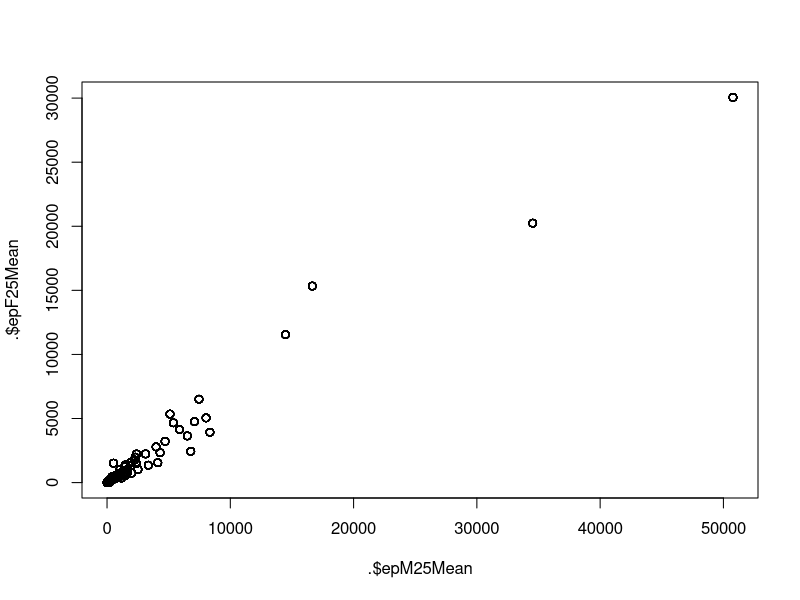

This figure's R source:
## ---- chunk 1
knitr::opts_chunk$set(echo = TRUE, warning = FALSE, message = FALSE)

library(dplyr); library(tidyr); library(data.table); library(magrittr)
library(stringr)

## ---- chunk 2
mtcars[which(mtcars$mpg >= mean(mtcars$mpg) & mtcars$cyl == 6), ]
## ---- chunk 3
mtcars[which(mtcars$mpg >= mean(mtcars$mpg) & mtcars$cyl == 6), ]
## ---- chunk 4
filter(mtcars, mpg >= mean(mpg) & cyl == 6)
## ---- chunk 5
df1 = data.frame(ticks = c("AAPL", "A", "BFG"), 
                 revenue = c(10, 30, 50))

df2 = data.frame(tick = c("AAPL", "A", "N"), 
                 expends = c(5, 15, 25))

inner_join(df1, df2, by = c("ticks" = "tick"))
## ---- chunk 6
head(gather(mtcars, key = variable, value = value))
## ---- chunk 7
head(gather(mtcars, key = variable, value = value, -cyl))
## ---- chunk 8
(df = data.frame(executiveName = c("Jon Crutchfield", "Father Mark", "Roger Huang")))
## ---- chunk 9
separate(df, executiveName, c("firstName", "lastName"))
## ---- chunk 10
`[[`(mtcars, 1)
## ---- chunk 11
extract2(mtcars, 1)
## ---- chunk 12

who1 = who[who$year > 2000, grep("country|.*sn.*", colnames(who))]

who1 = na.omit(who1)

colList = list(grep("*sn.*", colnames(who1), value = TRUE))

res = lapply(colList, 
             function(x) aggregate(who1[x], by = list(who1$country), FUN = mean))
## ---- chunk 13

res = as.data.frame(res)

row.names(res) = res$Group.1

res$Group.1 = NULL

res = reshape(res, idvar = "country", ids = row.names(res), 
              times = names(res), timevar = "var",
              varying = list(1:14), 
              direction = "long")

head(res)
## ---- chunk 14

who1 = who %>% 
  filter(year > 2000) %>%
  select(country, contains("sn")) %>%
  na.omit() %>%
  group_by(country) %>% 
  summarize_all(funs(mean(., na.rm = TRUE))) %>% 
  gather(key = variable, value = value, -country)

head(who1)

## ---- chunk 15
whoDT = data.table(who, key = "country")

dtTest = whoDT[, mean(new_sp_m014, na.rm = TRUE), by = country]
## ---- chunk 16
dplyrTest = who %>% 
  group_by(country) %>% 
  summarize(mean(new_sp_m014, na.rm = TRUE))
## ---- chunk 17
microbenchmark::microbenchmark(who %>% 
  group_by(country) %>% 
  summarize(mean(new_sp_m014, na.rm = TRUE)), 
  whoDT[, mean(new_sp_m014, na.rm = TRUE), by = country], 
  unit = "s", times = 500)
## ---- chunk 18
whoDT[, mean(new_sp_m014, na.rm = TRUE), by = country][, log(V1), by = country]
## ---- chunk 19
who %>% 
  select(country, contains("sp")) %>% 
  data.table(key = "country") %>% 
  .[, c("epM25Mean", "epF25Mean") := 
      list(mean(new_sp_m2534, na.rm = TRUE), mean(new_sp_f2534, na.rm = TRUE)), 
    by = country] %>% 
  filter(epM25Mean > 0 & epF25Mean > 0) %>%
  .[, plot(.$epM25Mean, .$epF25Mean)]
## ---- chunk 20

x = " Happy Halloween!   "

gsub("^\\s+|\\s+$", "", x)

## ---- chunk 21
str_trim(x)
## ---- chunk 22
people = c("Seth Berry", "George Jiang", NA, "Andres Martinez")
## ---- chunk 23
nchar(people)
## ---- chunk 24
str_count(people)
